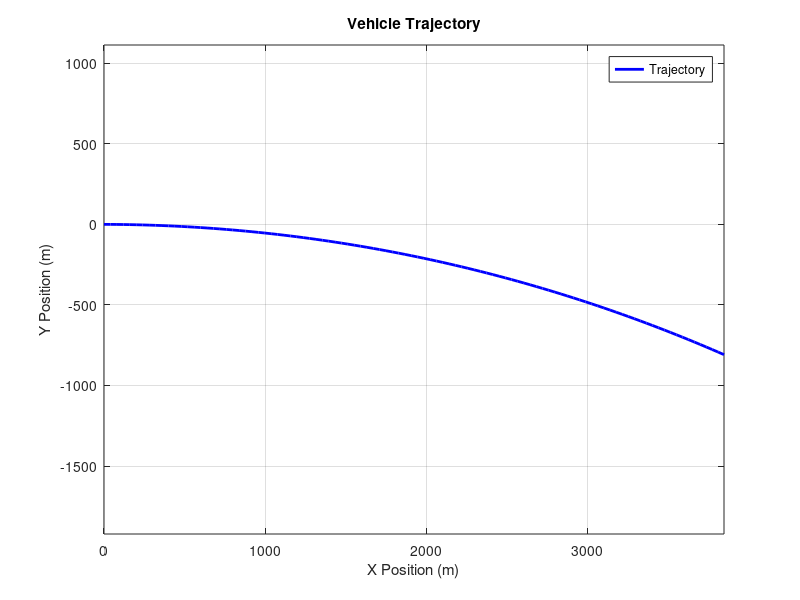
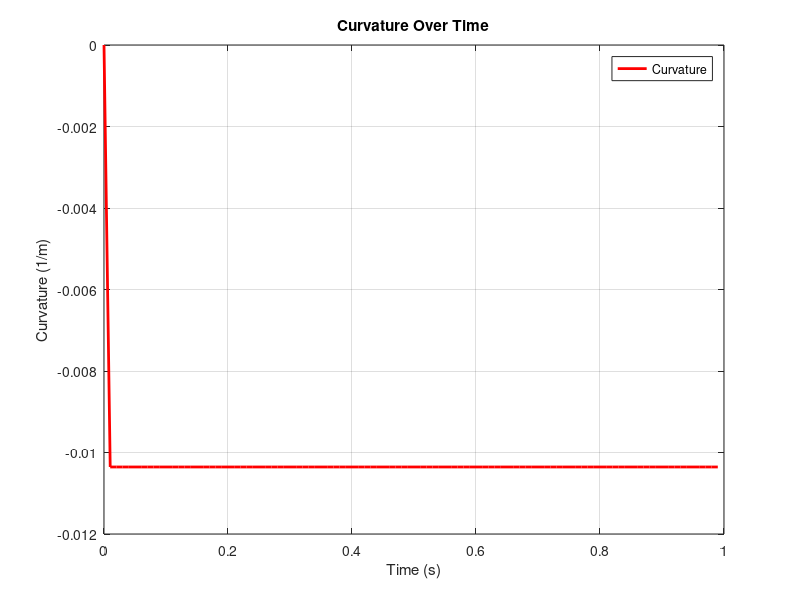

Write MATLAB code to recreate these figures, in order.
%% Check maximum turning radius

% Define parameters
V = 40; % m/s (constant speed)
deltaMax = 225; % degrees (maximum steering angle)
k = 1.5; % steering gain
dt = 0.01; % Time step (s)
nPoints = 100; % Number of time steps

% Initialize arrays for position and heading
pos = zeros(nPoints, 2);
theta = zeros(nPoints, 1); % Heading angle

% Compute the effective steering angle
delta_eff = k * deg2rad(deltaMax);

% Compute angular velocity
omega = V * tan(delta_eff) / V; % Simplified assumption

% Initialize curvature array
curvature = zeros(nPoints, 1);

% Simulate the trajectory
for i = 2:nPoints
    theta(i) = theta(i-1) + omega * dt; % Update heading
    pos(i, 1) = pos(i-1, 1) + V * cos(theta(i)); % Update x position
    pos(i, 2) = pos(i-1, 2) + V * sin(theta(i)); % Update y position
    curvature(i) = omega / V; % Compute curvature
end

% Plot the trajectory
figure;
plot(pos(:, 1), pos(:, 2), 'b', 'LineWidth', 2);
xlabel('X Position (m)');
ylabel('Y Position (m)');
title('Vehicle Trajectory');
grid on;
axis equal;
legend('Trajectory');

% Plot the curvature over time
figure;
plot((0:nPoints-1) * dt, curvature, 'r', 'LineWidth', 2);
xlabel('Time (s)');
ylabel('Curvature (1/m)');
title('Curvature Over Time');
grid on;
legend('Curvature');
